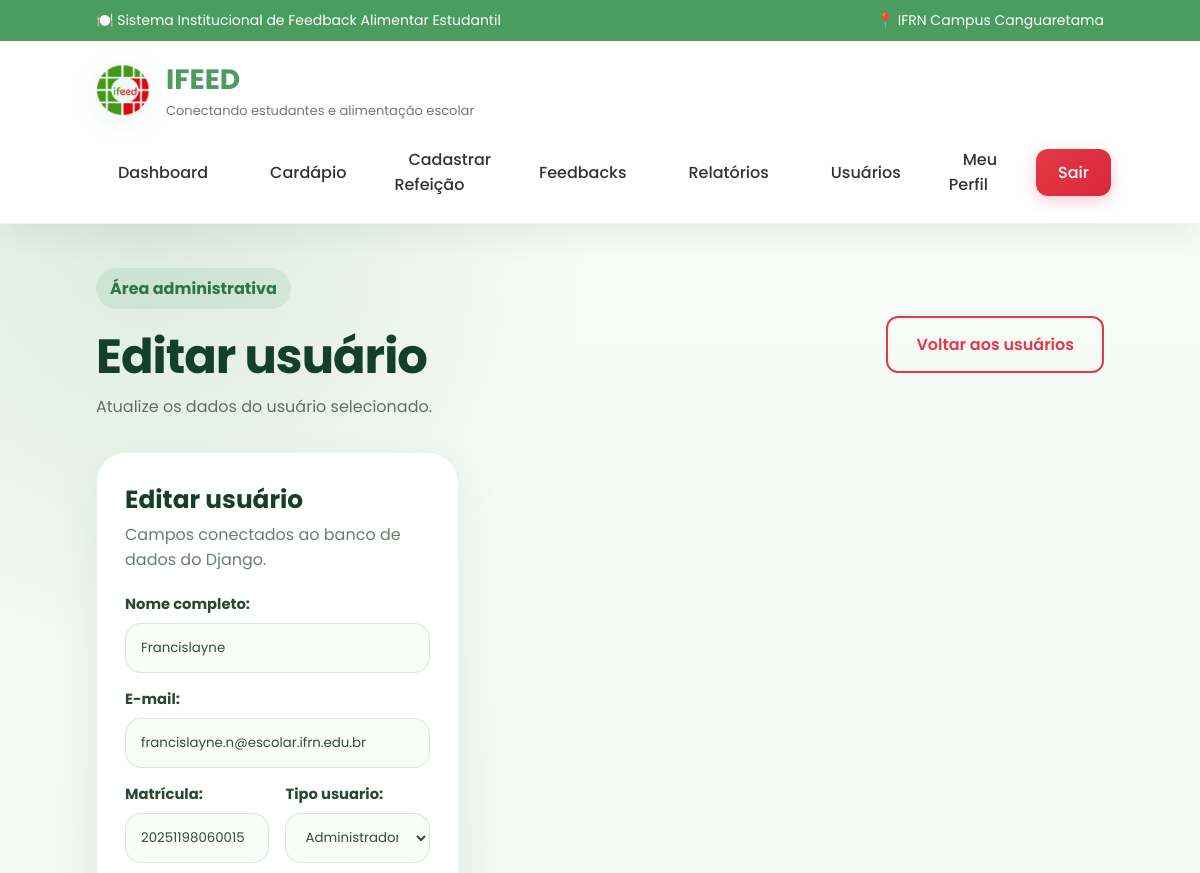
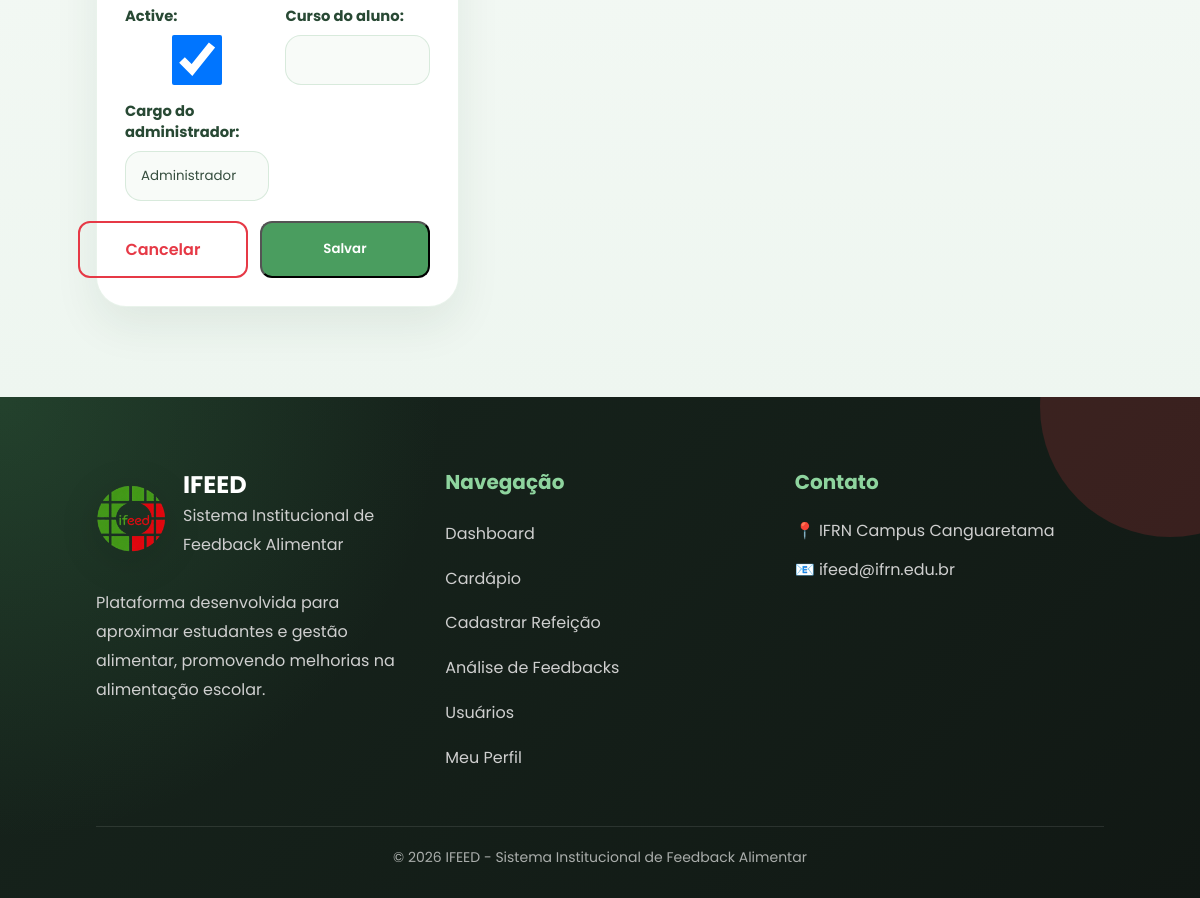
/usuarios/3/editar/ (signed in), run on the app's committed database (2 pictures, top to bottom).
### apps/usuarios/models.py (models this page shows, shortened)
class Usuario(AbstractUser):
    class TipoUsuario(models.TextChoices):
        ALUNO = 'ALUNO', 'Aluno'
        ADMIN = 'ADMIN', 'Administrador'
    username = None
    nome = models.CharField('nome completo', max_length=100)
    email = models.EmailField('e-mail', unique=True)
    matricula = models.CharField('matrícula', max_length=30, unique=True, null=True, blank=True)
    tipo_usuario = models.CharField(max_length=10, choices=TipoUsuario.choices, default=TipoUsuario.ALUNO)
    criado_em = models.DateTimeField(auto_now_add=True)
    atualizado_em = models.DateTimeField(auto_now=True)
    USERNAME_FIELD = 'email'
    REQUIRED_FIELDS = ['nome']
    objects = UsuarioManager()
    class Meta:
        db_table = 'usuario'
        verbose_name = 'usuário'
        verbose_name_plural = 'usuários'

class Administrador(models.Model):
    usuario = models.OneToOneField(Usuario, on_delete=models.CASCADE, related_name='administrador')
    cargo = models.CharField(max_length=100, blank=True, default='Administrador')
    class Meta:
        db_table = 'administrador'
        verbose_name = 'administrador'
        verbose_name_plural = 'administradores'

### apps/usuarios/decorators.py (the view)
    @login_required
    def wrapper(request, *args, **kwargs):
        if getattr(request.user, 'tipo_usuario', None) != 'ADMIN':
            messages.error(request, 'Acesso permitido apenas para administradores.')
            return redirect('dashboard')
        return view_func(request, *args, **kwargs)

### apps/usuarios/forms.py (shortened to what this page needs)
class UsuarioUpdateForm(forms.ModelForm):
    curso = forms.CharField(max_length=100, required=False, label='Curso do aluno')
    cargo = forms.CharField(max_length=100, required=False, label='Cargo do administrador')
    class Meta:
        model = Usuario
        fields = ['nome', 'email', 'matricula', 'tipo_usuario', 'is_active', 'curso', 'cargo']

### templates/usuarios_form.html (shortened to what this page needs)
{% extends 'base.html' %}
{% load static %}
{% block extra_css %}<link rel="stylesheet" href="{% static 'estilos/usuarios.css' %}">{% endblock %}
{% block content %}
<main class="users-page">
    <section class="users-hero">
        <div>
            <span class="users-tag">Área administrativa</span>
            <h1>{{ titulo }}</h1>
            <p>Atualize os dados do usuário selecionado.</p>
        </div>
        <a href="{% url 'usuarios:listar' %}" class="btn-secondary">Voltar aos usuários</a>
    </section>
    <section class="users-layout">
        <aside class="user-form-card" style="position:static;">
            <div class="form-card-header">
                <h2>{{ titulo }}</h2>
                <p>Campos conectados ao banco de dados do Django.</p>
            </div>
            <form method="post">
                <div class="form-grid">
                    {% for field in form %}
                        <div class="form-group {% if field.name == 'nome' or field.name == 'email' %}full{% endif %}">
                            {{ field.label_tag }}
                            {{ field }}
                        </div>
                    {% endfor %}
                </div>
                <div class="user-form-actions">
                    <a href="{% url 'usuarios:listar' %}" class="btn-secondary">Cancelar</a>
                    <button type="submit" class="btn-primary">Salvar</button>
                </div>
            </form>
        </aside>
    </section>
</main>
{% endblock %}

### static/estilos/index.css (style rules this page uses)
* { margin: 0; padding: 0; box-sizing: border-box; font-family: 'Poppins', sans-serif; }
body { background-color: #f5f5f5; color: #333; }
.btn-primary, .btn-secondary { text-decoration: none; padding: 14px 28px; border-radius: 12px; font-weight: 600; transition: 0.3s; min-width: 170px; text-align: center; }
.btn-primary { background: #4A9D5F; color: white; }
.btn-secondary { border: 2px solid #E63946; color: #E63946; }

### static/estilos/usuarios.css (style rules this page uses)
.users-page { min-height: 100vh; background: radial-gradient(circle at 12% 0%, rgba(74, 157, 95, .16), transparent 30%), linear-gradient(180deg, #f8fbf8, #eef6f0); padding: 44px 8% 90px; }
.users-hero { display: flex; align-items: center; justify-content: space-between; gap: 24px; margin-bottom: 30px; }
.users-tag { display: inline-block; padding: 8px 14px; background: rgba(74, 157, 95, .12); color: #2e7445; border-radius: 999px; font-weight: 700; margin-bottom: 12px; }
.users-hero h1 { color: #163f2b; font-size: clamp(2rem, 4vw, 3.2rem); letter-spacing: -1px; }
.users-hero p { color: #5d7165; line-height: 1.8; max-width: 760px; }
.users-layout { display: grid; grid-template-columns: minmax(320px, .85fr) minmax(0, 1.45fr); gap: 26px; align-items: start; }
.user-form-card, .users-list-card { background: #fff; border-radius: 30px; padding: 28px; border: 1px solid rgba(74, 157, 95, .12); box-shadow: 0 18px 45px rgba(23, 67, 42, .08); }
.user-form-card { position: sticky; top: 24px; }
.form-card-header, .list-header { margin-bottom: 22px; }
.form-card-header h2, .list-header h2 { color: #163f2b; font-size: 1.55rem; }
.form-card-header p, .list-header p { color: #6a7d70; margin-top: 4px; }
.form-grid { display: grid; grid-template-columns: repeat(2, minmax(0, 1fr)); gap: 16px; }
.form-group.full { grid-column: 1 / -1; }
.form-group { display: flex; flex-direction: column; gap: 8px; }
.form-group label { color: #284934; font-weight: 700; font-size: .92rem; }
.form-group input, .form-group select, .users-search input { width: 100%; min-height: 50px; border-radius: 16px; border: 1px solid rgba(74, 157, 95, .18); background: #f8fbf8; padding: 13px 15px; outline: none; color: #354d3e; font-family: 'Poppins', sans-serif; transition: .25s ease; }
.user-form-actions { display: flex; justify-content: flex-end; gap: 12px; margin-top: 20px; }

### data on the page
Usuario: form "Francislayne" "francislayne.n@escolar.ifrn.edu.br" "20251198060015" "Administrador" "☑"
Administrador: form "Administrador"

### other printed values
{{ titulo }} "Editar usuário"
{{ field.label_tag }} "Nome completo:" "E-mail:" "Matrícula:" "Tipo usuario:" "Active:" "Curso do aluno:" "Cargo do administrador:"
